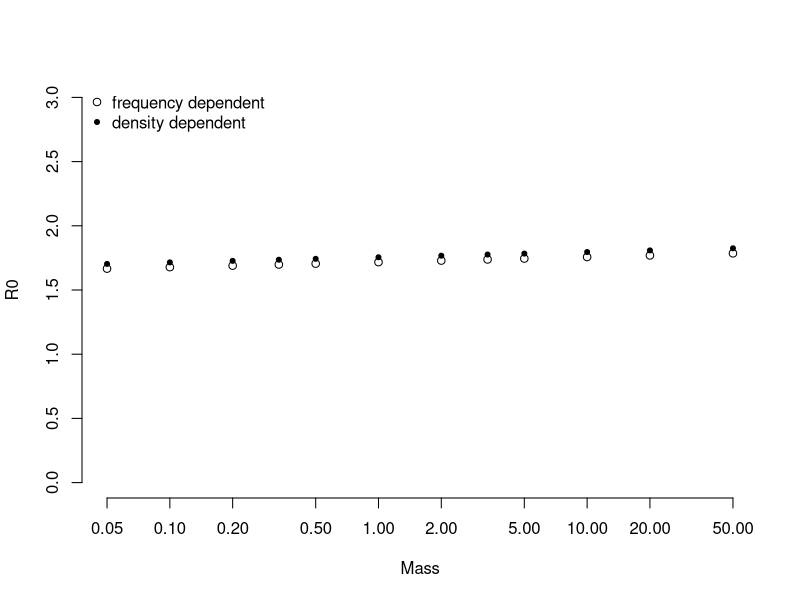
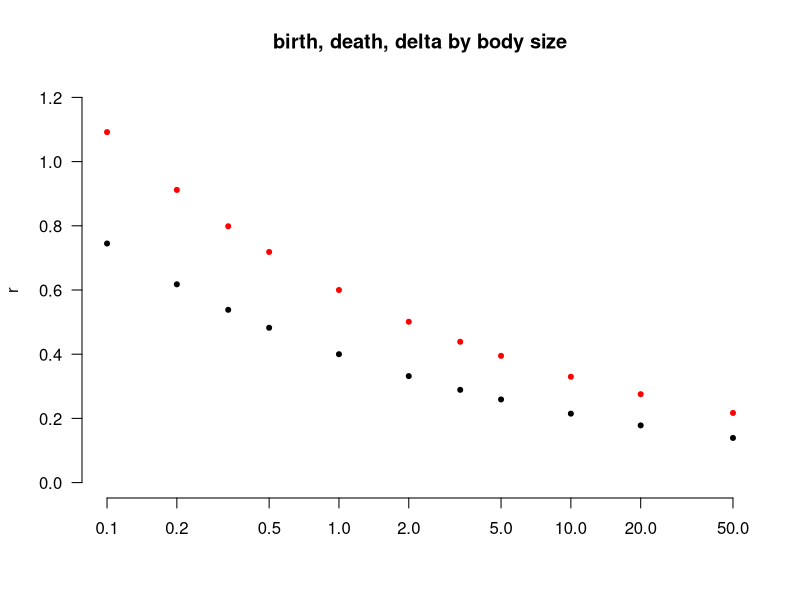
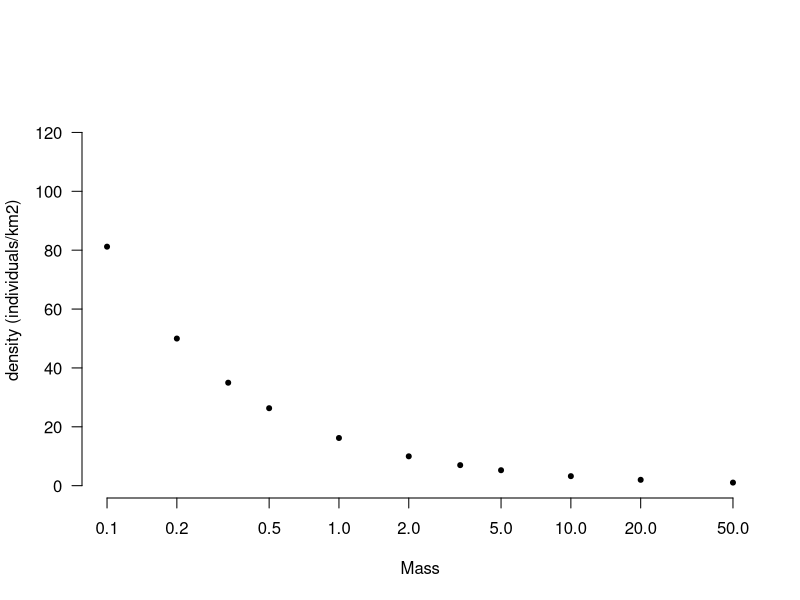
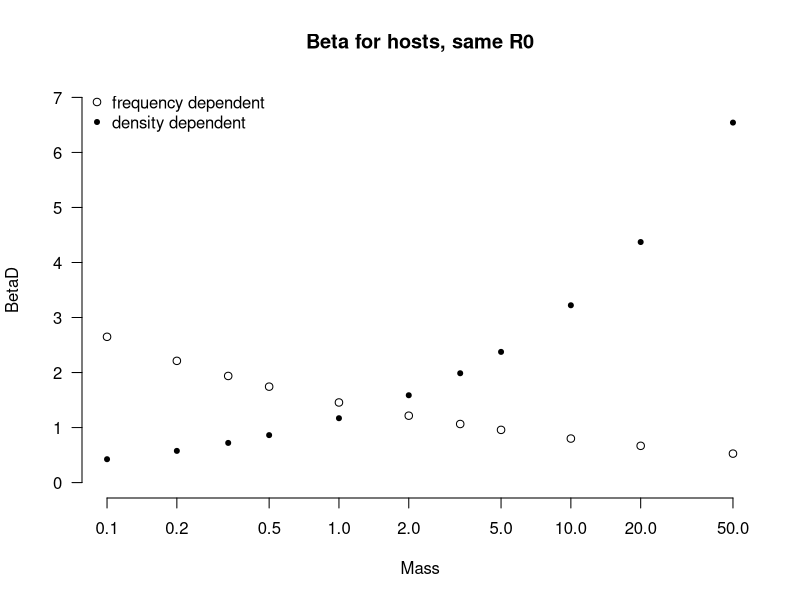
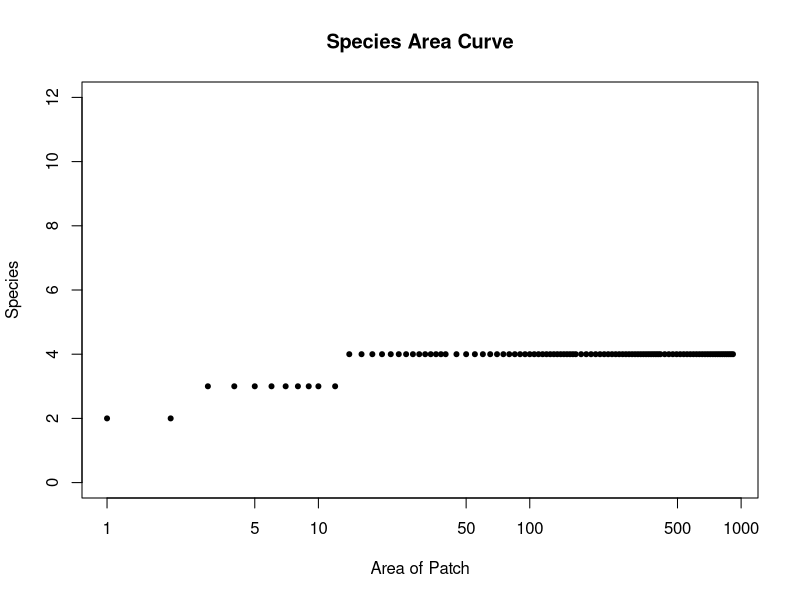

Here is the R script that generated these plots, in order: (Note: this script raises an error after producing the figures.)
## Modification of code of patch code include individuals with different densities                                                                        #                                                                        #
#############################################################################
rm(list = ls())

##  Set range of pathogen Ros
Amax = 100 # maximum number of unique patches
Area=numeric(Amax)
SpecRich=numeric(Amax)

#  Set a range of Area values
Area[1]=1.0
for(i in 1: (Amax/10) ) { 
  Area[i+1]=Area[i]+1
}
for(i in (Amax/10):(Amax/4)) { 
  Area[i+1]=Area[i]+2
}
for(i in (Amax/4):(Amax/2)) { 
  Area[i+1]=Area[i]+5
}    
for(i in (Amax/2):(Amax*3/4)) { 
  Area[i+1]=Area[i]+10
}
for(i in (Amax*3/4):(Amax-1)) { 
  Area[i+1]=Area[i]+20
}

#Hosts
Hosts=12  #number of host species
Mass=numeric(Hosts)
# Set a range of body masses in Kg
Mass[1:12]=c(0.05,0.10,0.20,0.333,0.5, 1.0, 2.0, 3.333, 5.0, 10.0, 20.0, 50.0)

BetaD = numeric(Hosts) #density dependent transmission; each host has a unique rate that is fixed
BetaF = numeric(Hosts) #frequency dependent transmission; each host has a unique rate that is fixed
r = numeric(Hosts) #reproduction rates for each host are dependent of mass (births - deaths)
d = numeric(Hosts) #death rates for each host; dependent on mass
alphaF = numeric(Hosts) #disease induced mortality for Frequency dependent pathogens
alphaD = numeric(Hosts) #disease induced mortality for density dependent pathogens
delta = numeric(Hosts)
R0F=numeric(Hosts)
R0D= numeric(Hosts)
Gen= as.numeric(sample(0:1,Hosts,replace=T)) #random generation of binary list whether host is generalist or specialist
Dens=numeric(Hosts)

# Allometric parameters that are independent of transmission type.
for (i in 1:Hosts) {
  Dens[i]=16.2*Mass[i]^-0.70 #Maximum density
  r[i]=0.6*Mass[i]^-0.26  # births - deaths
  d[i]=0.4*Mass[i]^-0.27 #  
}

#  m is increase in host mortality rate

#  Density-dependent transmission
md = 26  #26x the background mortality rate
for (i in 1:Hosts) {
    BetaD[i]=0.045*md*Mass[i]^0.44 
    alphaD[i]= d[i]*md
    R0D[i] = BetaD[i]/(d[i]+alphaD[i])
    }

#  Frequency-dependent transmission
mf = 1.12 #1.12 
for (i in 1:Hosts) {
    BetaF[i]=1.3*mf*Mass[i]^-0.26
    alphaF[i]= d[i]*mf
    R0F[i] = BetaF[i]/(d[i]+alphaF[i])
    }


plot(Mass, R0F, log='x',  bty="n", ylim=c(0,3), ylab='R0')
points(Mass, R0D*Dens, pch=20)
legend('topleft', pch=c(1,20), bty='n',
       c("frequency dependent", "density dependent"))

plot(Mass, r, main="birth, death, delta by body size",
     log='x',  bty="n", ylim=c(0,1.2), xlab='',
     las=1, pch=20, xlim=c(0.1,50), col="red")
points(Mass, d, pch=20)

plot(Mass, Dens, log='x',  bty="n", 
     las=1, pch=20, xlim=c(0.1,50), ylab='density (individuals/km2)')

plot(Mass, BetaD, log='x', 
     main="Beta for hosts, same R0",
     bty="n", las=1, pch=20, ylim=c(0,7), xlim=c(0.1,50))
points(Mass, BetaF)
legend('topleft', pch=c(1,20), bty='n',
       c("frequency dependent", "density dependent"))

##########################################################
#       Determine abundance in each patch
#            and then calculate number infected hosts for frequency dependent pathogens.

#ASSUMING DENSITY IS CONSTANT; Carrying Capacity without disease
PatchK=matrix(NA, ncol = Amax, nrow = Hosts) #Number of Host individuals in a given species+patch; carrycapacity for patch
for(i in 1:Amax)   {
  for(j in 1:Hosts) {
    PatchK[j,i]=Dens[j]*Area[i] 
    if (PatchK[j,i]>1) PatchK[j,i] else PatchK[j,i]=0
    }
} 

#### Assume that density varies dependent on generalist vs. specialist 
DensGS = matrix(NA, ncol = Amax, nrow = Hosts)
for(i in 1:50)   {
  for(j in 1:Hosts) {
    if (Gen[j]==1) DensGS[j,i]=Dens[j] else DensGS[j,i]=Dens[j]*0.8
  }
}
for(i in 51:100)   {
  for(j in 1:Hosts) {
    if (Gen[j]==1) DensGS[j,i]=Dens[j]*0.8 else DensGS[j,i]=Dens[j]
  }
}

#Calculating delta for each patch based on density in the given area
deltaGS = matrix(NA, ncol = Amax, nrow = Hosts) #constraint on carrying capacity
for(i in 1:Amax)   {
  for(j in 1:Hosts) {
    deltaGS[j,i]=(r[j]/DensGS[j,i])
  }
} 

#carrying capacity
DisPatchGS= matrix(NA, ncol = Amax, nrow = Hosts) #Number of Host individuals in a given species+patch; carrycapacity for patch
for(i in 1:Amax)   {
  SpecRich[i]=0
  for(j in 1:Hosts) {
    DisPatchGS[j,i]=((r[j]+d[j]+alphaF[j]-BetaF[j])/deltaGS[j,i])*Area[i]
    if (DisPatchGS[j,i]>1) DisPatchGS[j,i] else DisPatchGS[j,i]=0
    if (DisPatchGS[j,i]>1) SpecRich[i]=SpecRich[i]+1 else SpecRich[i]
  }
} 

IAbunF=matrix(NA, ncol = Amax, nrow = Hosts) #Number of Infected Individuals
PrevF=matrix(NA, ncol = Amax, nrow = Hosts) # Prevalence 
for(i in 1:Amax)   {
  for(j in 1:Hosts) {
    PrevF[j,i]=(r[j]-(deltaGS[j,i]*(DisPatchGS[j,i]/Area[i])))/BetaF[j]
    IAbunF[j,i]=PrevF[j,i]*DisPatchGS[j,i]
  }
}

 
### Changing Density over landscape:


plot(Area, SpecRich, ylab="Species", xlab="Area of Patch", log="x",
     main= "Species Area Curve", pch=20, ylim=c(0,12))

par(mfrow=c(1,1))  
plot(Area, DisPatchGS[1,],  ylab='Hosts', xlab='Patch Area(km^2)',
  col ="red", log = c("x", 'y'), #ylim = c(0.1, 300), 
  main = 'Number of individuals in patches of different size',
  pch=20)
points(Area, DisPatchGS[2,], col="red", cex=.5)
points(Area, DisPatchGS[3,], col="red", cex=.5,pch=2)
points(Area, DisPatchGS[4,], col = "blue",pch=20)
points(Area, DisPatchGS[5,], col = "green", pch=20) 
points(Area, DisPatchGS[6,], col= "black", pch=20)
points(Area, DisPatchGS[9,], col= "orange", pch=20) 
leg.text<-c("5gram", "100gram ", "500gram ", "1kg ", "5kg")
legend("topleft",leg.text,lty=rep(1,4),col=c( "red", "blue", "green", "black", "orange"),bty="n")

plot(Area, IAbunF[1,], ylab='Infected Hosts', xlab='Patch Area(km^2)',
     col ="red", log = "x",# ylim = c(0.1, 100), 
     main = 'Number in patches of different size',
     pch=20)
points(Area, IAbunF[2,], col = "blue", pch=20)
points(Area, IAbunF[5,], col = "green", pch=20) 
points(Area, IAbunF[6,], col= "black", pch=20)
points(Area, IAbunF[9,], col= "orange", pch=20) 
legend("topleft",leg.text,lty=rep(1,4),
       col=c("red", "blue", "green", "black", "orange"),bty="n")


## Boring plot of the prevalence data
plot(Area, PrevF[1,], ylab='Prevalence', xlab='Patch Area(km^2)',
     col ="red", log = "x", ylim = c(0.39,0.42), 
     main = 'Prevalence in patches of different size',
     pch=20)
points(Area, PrevF[2,], col = "blue", pch=20)
points(Area, PrevF[5,], col = "green", pch=20) 
points(Area, PrevF[6,], col= "black", pch=20)
points(Area, PrevF[9,], col= "orange", pch=20) 
leg.text<-c("5gram", "100gram ", "500gram ", "1kg ", "5kg")
legend("topleft",leg.text,lty=rep(1,4),
       col=c("red", "blue", "green", "black", "orange"),bty="n")



